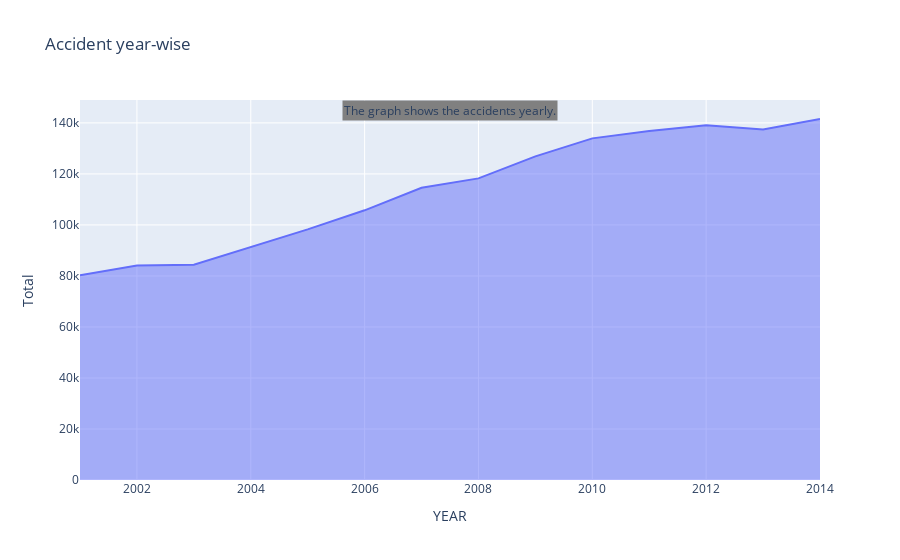

Here is the notebook cell this chart was saved with:
### Code cell
# accidents yearly
year = [2001, 2002, 2003, 2004, 2005, 2006, 2007, 2008, 2009, 2010, 2011, 2012, 2013, 2014]
fig = px.area(grouped_obj, x=grouped_obj.index, y='Total', title='Accident year-wise')
conclusion = 'The graph shows the accidents yearly.'
fig.add_annotation(text=conclusion, xref='paper', yref='paper', x=.5, y=1, bgcolor='grey', showarrow=False, font=dict(size=12))
# fig.show()

### Figure 1 — Plotly figure (JSON) as saved in the notebook; plotly's stock layout.template omitted (floating-point values rounded to 4 significant figures)
{"data": [{"fillpattern": {"shape": ""}, "hovertemplate": "YEAR=%{x}<br>Total=%{y}<extra></extra>", "legendgroup": "", "line": {"color": "#636efa"}, "marker": {"symbol": "circle"}, "mode": "lines", "name": "", "orientation": "v", "showlegend": false, "stackgroup": "1", "type": "scatter", "x": [2001, 2002, 2003, 2004, 2005, 2006, 2007, 2008, 2009, 2010, 2011, 2012, 2013, 2014], "xaxis": "x", "y": [80262, 84059, 84430, 91376, 98254, 105725, 114590, 118239, 126896, 133938, 136834, 139091, 137423, 141526], "yaxis": "y"}], "layout": {"annotations": [{"bgcolor": "grey", "font": {"size": 12}, "showarrow": false, "text": "The graph shows the accidents yearly.", "x": 0.5, "xref": "paper", "y": 1, "yref": "paper"}], "legend": {"tracegroupgap": 0}, "title": {"text": "Accident year-wise"}, "xaxis": {"anchor": "y", "domain": [0, 1], "title": {"text": "YEAR"}}, "yaxis": {"anchor": "x", "domain": [0, 1], "title": {"text": "Total"}}}}
